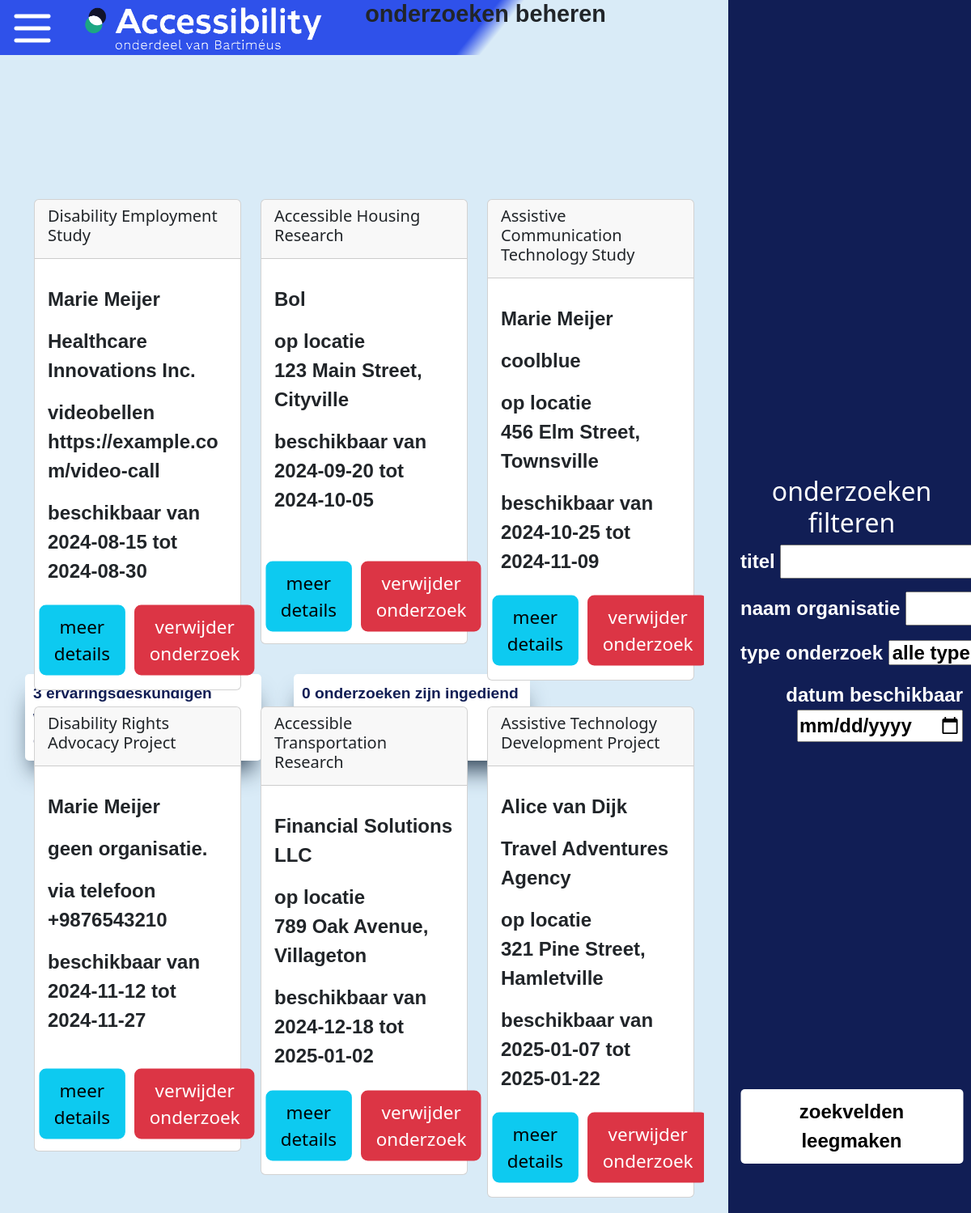
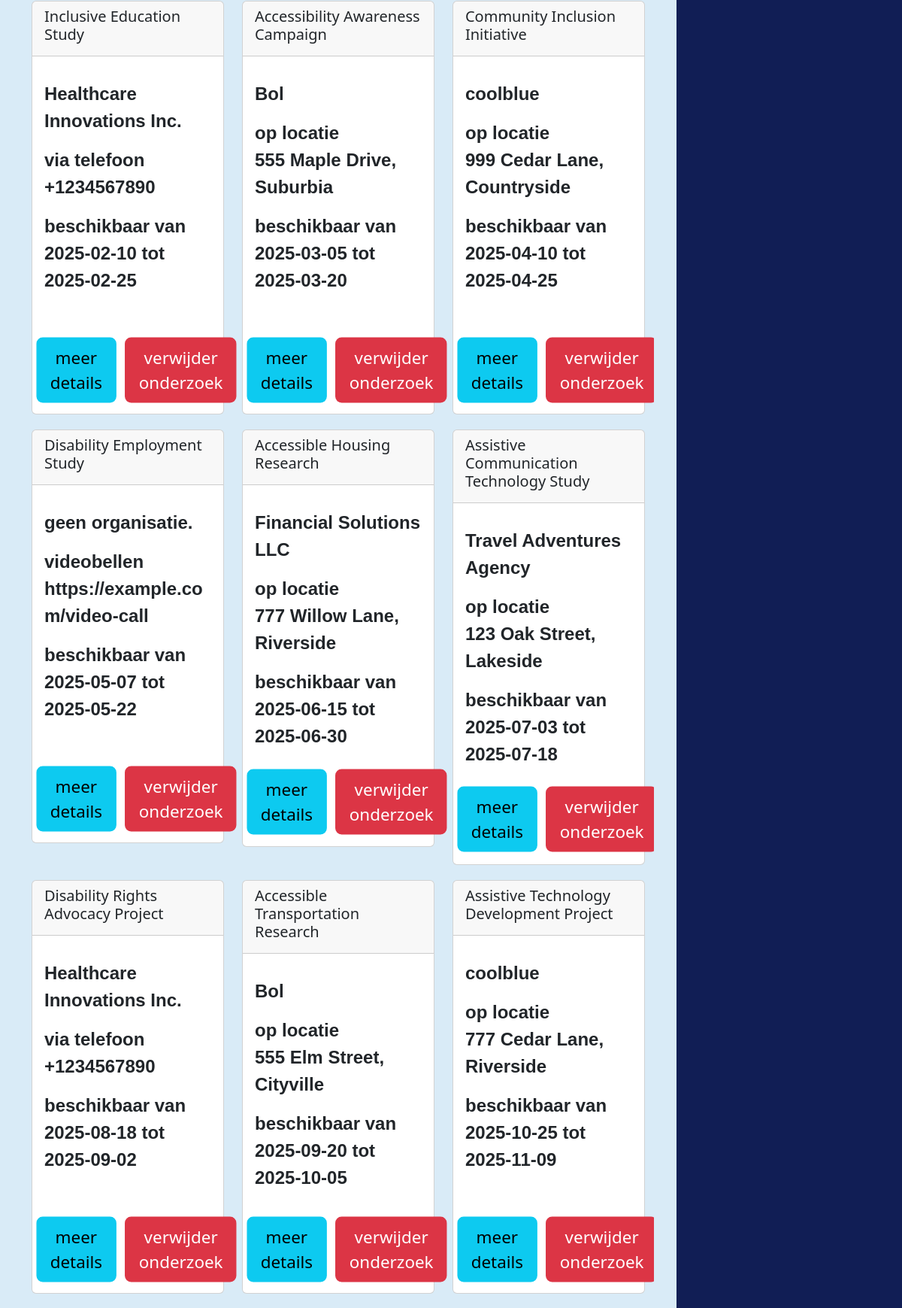
/admin/list_of_researches (upper part), run on the app's committed database (2 pictures, top to bottom).
### tables this page shows
CREATE TABLE research(
  id INTEGER NOT NULL,
  title VARCHAR NOT NULL,
  is_free BOOLEAN NOT NULL,
  description VARCHAR,
  date_from DATE NOT NULL,
  date_to DATE NOT NULL,
  research_type INT NOT NULL,
  location VARCHAR NOT NULL,
  with_price BOOLEAN NOT NULL,
  price INT,
  target_age_from INT,
  target_age_to INT,
  company_id INTEGER NOT NULL,
  disability_id INTEGER NOT NULL,
  status_id INTEGER NOT NULL,
  field_expert_id INTEGER,
  PRIMARY KEY(id),
  CONSTRAINT status_research FOREIGN KEY (status_id) REFERENCES status (id),
  CONSTRAINT id_research FOREIGN KEY (disability_id) REFERENCES disability (id),
  CONSTRAINT company_research FOREIGN KEY (company_id) REFERENCES company (id),
  CONSTRAINT field_expert_research
    FOREIGN KEY (field_expert_id) REFERENCES field_expert (id)
);

CREATE TABLE user(
  id INTEGER NOT NULL,
  firstname VARCHAR NOT NULL,
  infix VARCHAR,
  lastname VARCHAR NOT NULL,
  password VARCHAR NOT NULL,
  zipcode VARCHAR NOT NULL,
  gender INT NOT NULL,
  mail TEXT NOT NULL,
  phonenumber INT NOT NULL,
  is_approved BOOL NOT NULL, birthday,
  PRIMARY KEY(id)
);

### models/Company.py (models this page shows, shortened)
class Company(db.Model):
    id = db.Column(db.Integer, primary_key=True)
    name = db.Column(db.String(50), nullable=False)
    website = db.Column(db.String(255), nullable=False)
    description = db.Column(db.String(500), nullable=False) # warning over default varchar length
    contact_user = db.Column(db.Integer, nullable=False)
    phonenumber = db.Column(db.Integer, nullable=False)
    extradetails = db.Column(db.String(500), nullable=False)  # warning over default varchar length
    mail = db.Column(db.String(120), unique=True, nullable=False)
    user_id = db.Column(db.Integer, nullable=False)

### routes/admin.py (the view)
@admin.route("/list_of_researches", methods=["GET", "POST"])
def manage_researches():
    delete_research = request.form.get("delete_research")
    researches = get_research_list_admin()
    research_signup_request_count = get_research_signup_requests_count()
    sanitized_researches = []
    for research in researches:
        sanitized_research = {key: escape(value) if isinstance(value, str) else value for key, value in dict(research).items()}
        sanitized_researches.append(sanitized_research)
    return render_template("admin/list_of_researches.jinja", researches = sanitized_researches, research_signup_request_count = research_signup_request_count)

### models/model.py (called while the page is built)
def get_research_list_admin():
    database = sqlite3.connect("database/wp3.db")
    database.row_factory = sqlite3.Row
    cursor = database.cursor()
    cursor.execute('''SELECT research.*, company.name, user.*
                    FROM research
                    LEFT JOIN company ON research.company_id = company.id
                    LEFT JOIN user ON research.field_expert_id = user.id
                     ''')
    researches = cursor.fetchall()
    database.close()
    return researches

def get_research_signup_requests_count():
    database = sqlite3.connect("database/wp3.db")
    cursor = database.cursor()
    cursor.execute('''SELECT COUNT(*) FROM research
                   JOIN status ON research.id = status.id
                   WHERE status.status = "in afwachting"''')
    research_signup_requests_count = cursor.fetchone()
    database.close()
    return research_signup_requests_count

### templates/admin/list_of_researches.jinja (shortened to what this page needs)
{% extends "base.jinja" %}  {% block body %}
<h1>onderzoeken beheren</h1>
<ul class="admin_quick_link">
  <a href="/admin/approve_research_requests"
    >{{ research_signup_request_count[0] }} ervaringsdeskundigen willen zich
    inschrijven voor een onderzoek</a
  >
  <a href="/admin/approve_research"
    >0 onderzoeken zijn ingediend door organisaties</a
  >
</ul>
<div class="filter_research_block">
  <h2 class="filter_research">onderzoeken filteren</h2>
  <p>titel <input type="text" id="searchTitle" /></p>
  <p>naam organisatie <input type="text" id="searchOrganisation" /></p>
  <p>
    type onderzoek
    <select id="searchType">
      <option value="">alle type</option>
    </select>
  </p>
  <p>
    datum beschikbaar <br />
    <input type="date" id="searchDate" />
  </p>
  <button class="clear_search_field" id="clearSearchFields">
    zoekvelden leegmaken
  </button>
</div>
<div class="list_position">
  <div class="container research_list list_normal">
    <div class="row" id="researchList">
      {%for research in researches%}
      <div
        class="col-4"
        data-title="{{ research.title }}"
        data-organisation="{{ research.name }}"
        data-type="{{ research.research_type }}"
        data-available-from="{{ research.date_from }}"
        data-available-until="{{ research.date_to }}"
      >
        <div class="card padding-bottom">
          <div class="card-header">
            <h5 class="card-title">{{ research.title }}</h5>
          </div>
          <div class="card-body">
            {%if research.firstname is not none%}
            <p class="card-text">
              {{ research.firstname }} {{ research.infix }}
              {{ research.lastname }}
            </p>
            {% endif %} {%if research.name is not none%}
            <p class="card-text">{{ research.name }}</p>
            {% endif %} {%if research.name is none%}
            <p class="card-text">geen organisatie.</p>
            {% endif %}
            <p class="card-text">
              {{ research.research_type }} <br />{{ research.location }}
            </p>
            <p class="card-text">
              beschikbaar van {{ research.date_from }} tot
              {{ research.date_to }}
            </p>
            <br />
            <br />
            <br />
            <br />
            <div class="research_list_buttons">
              <button
                class="btn btn-info more_details_button"
                data-id="{{ research.id }}"
              >
                meer details
              </button>
              <button
                data-id="{{ research.id }}"
                class="btn btn-danger deleteResearchButton"
              >
                verwijder onderzoek
              </button>
            </div>
          </div>
        </div>
      </div>
      {%endfor%}
    </div>
  </div>
</div>
{% endblock %}

### static/stylesheet.css (style rules this page uses)
.body { background-color: #D9EBF7; }
p, input, select, button, nav { font-weight: 600; font-size: 1.5rem; font-family: Sans-serif; }
h1 { font-weight: 600; font-size: 1.8rem; font-family: Sans-serif; text-align: center; position: fixed; top: 0%; left: 50%; transform: translate(-50%); max-width: 25%; margin: auto; z-index: 2; }
.filter_research { text-align:center; }
.filter_research_block { border-left: 5px solid #111e55; color: white; background-color: #111e55; position:fixed; right: 0%; padding: 10px; top: 0%; height: 100%; width: 25%; z-index: 2; }
.filter_research_block * { position: relative; top: 7%; }
.filter_research_block p { text-align:right; white-space: nowrap; }
.dashboard_cards p,a { font-weight: 600; font-size: 1.4rem; font-family: Sans-serif; margin: 5px; text-decoration: none; }
.admin_quick_link { position: absolute; left: -3%; top: 10%; display: flex; width: 100%; }
.admin_quick_link a { text-decoration: none; width: 25%; color: #111e55; padding: 10px; border-radius: 5px; font-size: 0.9em; background-color: white; box-shadow: rgb(38, 57, 77) 0px 20px 30px -10px; transition: linear .1s; margin-left: 3%; }
.list_position { position: relative; top: 150px; }
.clear_search_field { position: relative; left: 50%; top: 12%; transform: translate(-50%); padding: 10px; border: none; border-radius: 5px; background-color: white; cursor: pointer; }
.admin_quick_link a { font-weight: 600; font-size: 1.2rem; font-family: Sans-serif; }
.research_list { position: absolute; top: 20%; left: 2.5%; list-style-type: none; overflow: hidden; }
.research_list .card { min-height: 550px; display: flex; flex-direction: column; margin-bottom: 20px; }
.research_list_buttons { position: absolute; display: flex; width: 70%; left: 16%; bottom: 5%; margin: auto; scale: 1.4; }
.research_list_buttons button { margin-right: 5%; }
.list_normal { width: 70%; }

### data on the page
research: title "Disability Employment Study", firstname "Marie", lastname "Meijer", name "Healthcare Innovations Inc.", research_type "videobellen", location "https://example.com/video-call", date_from "2024-08-15", date_to "2024-08-30"
research: title "Assistive Communication Technology Study", firstname "Marie", lastname "Meijer", name "coolblue", research_type "op locatie", location "456 Elm Street, Townsville", date_from "2024-10-25", date_to "2024-11-09"
research: title "Disability Rights Advocacy Project", firstname "Marie", lastname "Meijer", shows "geen organisatie.", research_type "via telefoon", location "+9876543210", date_from "2024-11-12", date_to "2024-11-27"
research: title "Assistive Technology Development Project", firstname "Alice", infix "van", lastname "Dijk", name "Travel Adventures Agency", research_type "op locatie", location "321 Pine Street, Hamletville", date_from "2025-01-07", date_to "2025-01-22"

### other printed values
{{ research_signup_request_count[0] }} "3"
{{ research.title }} "Accessible Housing Research" "Accessible Transportation Research" "Inclusive Education Study" "Accessibility Awareness Campaign" "Community Inclusion Initiative" "Disability Employment Study" "Accessible Housing Research" "Assistive Communication Technology Study" "Disability Rights Advocacy Project" "Accessible Transportation Research" "Assistive Technology Development Project"
{{ research.name }} "Bol" "Financial Solutions LLC" "Healthcare Innovations Inc." "Bol" "coolblue" "Financial Solutions LLC" "Travel Adventures Agency" "Healthcare Innovations Inc." "Bol" "coolblue"
{{ research.research_type }} "op locatie" "op locatie" "via telefoon" "op locatie" "op locatie" "videobellen" "op locatie" "op locatie" "via telefoon" "op locatie" "op locatie"
{{ research.location }} "123 Main Street, Cityville" "789 Oak Avenue, Villageton" "+1234567890" "555 Maple Drive, Suburbia" "999 Cedar Lane, Countryside" "https://example.com/video-call" "777 Willow Lane, Riverside" "123 Oak Street, Lakeside" "+1234567890" "555 Elm Street, Cityville" "777 Cedar Lane, Riverside"
{{ research.date_from }} "2024-09-20" "2024-12-18" "2025-02-10" "2025-03-05" "2025-04-10" "2025-05-07" "2025-06-15" "2025-07-03" "2025-08-18" "2025-09-20" "2025-10-25"
{{ research.date_to }} "2024-10-05" "2025-01-02" "2025-02-25" "2025-03-20" "2025-04-25" "2025-05-22" "2025-06-30" "2025-07-18" "2025-09-02" "2025-10-05" "2025-11-09"
